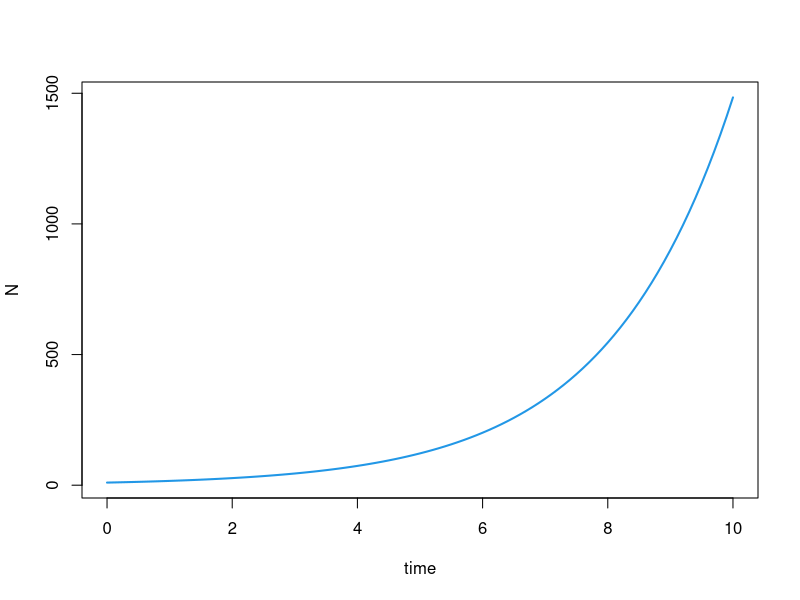
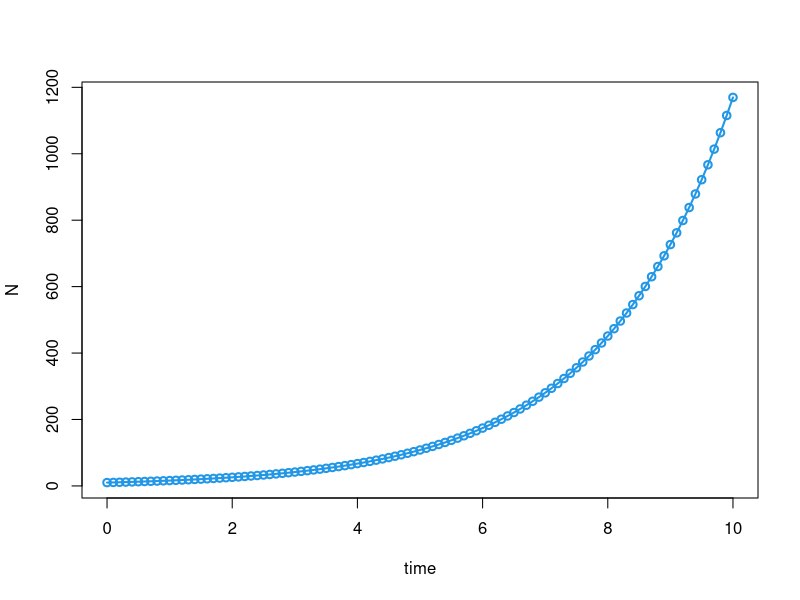
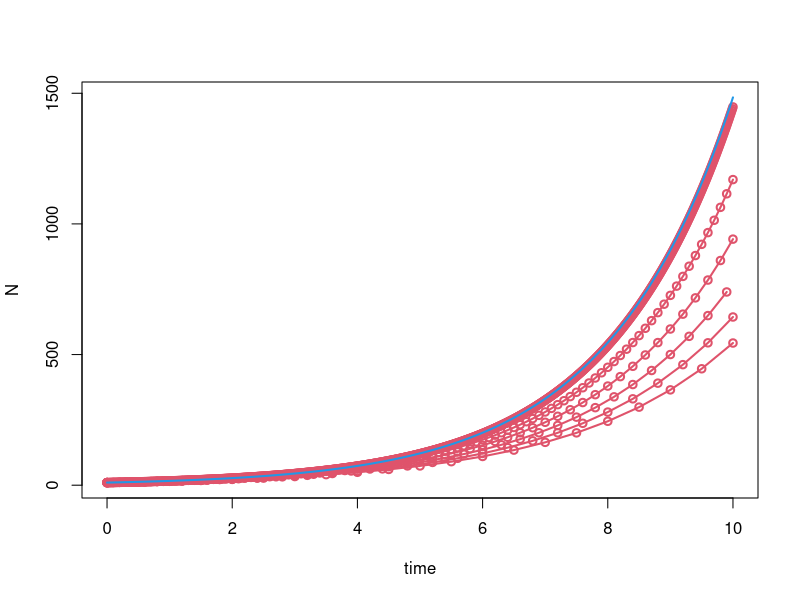

Write the R code that produced these figures, in order. (Note: this script raises an error after producing the figures.)
## ---- chunk 1
library(deSolve)
library(purrr)
library(parallel)
## ---- chunk 2
plot2 <- function(...) plot(..., lwd = 2, col = 4)
## ---- chunk 3
remove_first <- function(x) tail(x, -1)
## ---- chunk 4
last <- function(x) tail(x, 1)
## ---- chunk 5
lines2 <- function(...) lines(..., lwd = 2)
## ---- chunk 6
mclapply2 <- function(...) mclapply(..., mc.cores = detectCores() - 1)
## ---- chunk 7
continuous_exponential_growth <- function(N0, r, times) {
  tibble::as_tibble(
    as.data.frame(
      ode(c(N = N0),
          times,
          function(time, variables, parameters) {
            with(as.list(c(variables, parameters)), {
              dN <- r * N
              list(dN)
            })
          },
          c(r = r))
    )
  )
}
## ---- chunk 8
continuous_exponential_growth(10, .5, seq(0, 10, .1)) |> 
  with(plot2(time, N, type = "l"))
## ---- chunk 9
discrete_exponential_growth <- function(N0, r, times) {
  step <- mean(diff(times))
  N <- N0
  for (i in remove_first(times)) {
    N <- c(N, last(N) * (2 - exp(- r * step)))
  }
  tibble::tibble(time = times, N = N)
}
## ---- chunk 10
discrete_exponential_growth(10, .5, seq(0, 10, .1)) |> 
  with(plot2(time, N, type = "o"))
## ---- chunk 11
compare_dynamics <- function(N0, rc, rd, tmin, tmax, length, step) {
  out <- continuous_exponential_growth(N0, rc, seq(tmin, tmax, le = length))
  with(out, plot2(time, N, type = "n"))
  step |>
    walk(~ discrete_exponential_growth(N0, rd, seq(tmin, tmax, .x)) |>
           with(lines2(time, N, type = "o", col = 2)))
  with(out, lines2(time, N, col = 4))
}
## ---- chunk 12
compare_dynamics(N0 = 10, rc = .5, rd = .5, tmin = 0, tmax = 10, length = 512,
                 step = c(.01, seq(.1, .5, .1)))
## ---- chunk 13
mLL <- function(rd, rc, N0, times) {
  - sum(dpois(round(unlist(discrete_exponential_growth(N0, rd, times)[-1, 2])),
              unlist(continuous_exponential_growth(N0, rc, times)[-1, 2]), TRUE))
}
## ---- chunk 14
mLL(rd = .5, rc = .5, N0 = 10, times = seq(0, 10, .1))
## ---- chunk 15
r_discrete <- function(rd, rc, N0, step) {
  optimize(mLL, rd, rc = rc, N0 = N0, times = seq(0, 10, step))$minimum
}
## ---- chunk 16
r_discrete(c(.0001, 100), .5, 10, .1)
## ---- chunk 17
step_size <- seq(.01, .5, .01)

out <- step_size |>
  mclapply2(r_discrete, rd = c(.0001, 100), rc = .5, N0 = 10) |> 
  unlist() |> 
  matrix(ncol = 1, byrow = TRUE) |> 
  as.data.frame() |> 
  setNames("r") %>%
  cbind(step_size, .) |> 
  tibble::as_tibble()

with(out, plot(step_size, r, col = 4, ylim = 0:1,
               xlab = "duration of the time step", ylab = "adjusted value of r"))
abline(h = .5)
## ---- chunk 18
opar <- par(mfrow = c(10, 5), plt = c(.15, .85, .15, .85))
walk2(out$r, out$step_size,
      ~ compare_dynamics(N0 = 10, rc = .5, rd = .x, tmin = 0, tmax = 10, length = 512,
                         step = .y))
par(opar)
## ---- chunk 19
mod <- lm(I(r - .5) ~ step_size - 1, out)

with(out, plot(step_size, r, col = 4, ylim = 0:1,
               xlab = "duration of the time step", ylab = "adjusted value of r"))

(slope <- coef(mod))
xs <- seq(0, .5, le = 512)
abline(.5, slope, col = 2, lwd = 2)
abline(h = .5)
